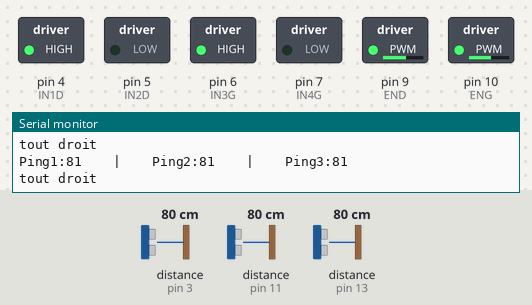
Bench run of a sketch on a simulated Arduino Uno, built with avr-gcc and run on an emulated ATmega328P. Shown: switched loads named in the sketch (green lamp = pin HIGH), the last lines printed to the serial monitor. Dashed ring = blinking. The test bench sets the inputs (shaded band); at power-on: distance to the obstacle (sensors on pin 3, pin 11, pin 13) 80 cm. The echo pulse lasts 58.3 µs per cm.

Above: at 1.2 s.
1.3 s: distance to the obstacle (sensor on pin 3) set to 2 cm
At 2.4 s:
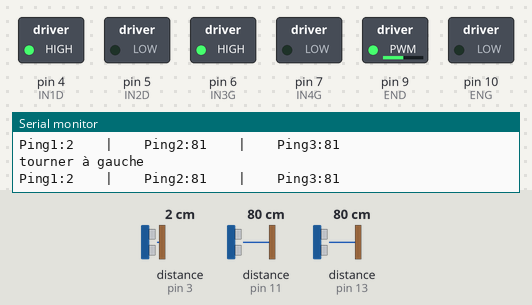
3.2 s: distance to the obstacle (sensor on pin 11) set to 33 cm
6.2 s: distance to the obstacle (sensor on pin 11) set to 28 cm
At 6.9 s:
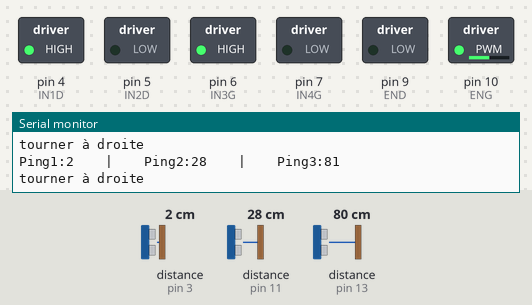
7.7 s: distance to the obstacle (sensor on pin 13) set to 33 cm
10.7 s: distance to the obstacle (sensor on pin 13) set to 27 cm
At 11.1 s:
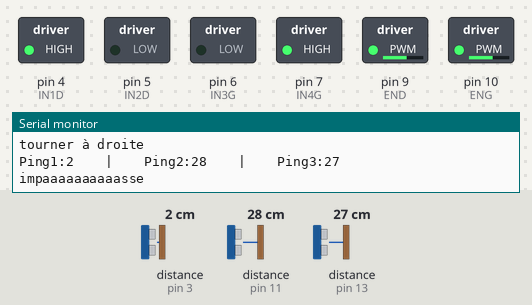
12.2 s: distance to the obstacle (sensor on pin 3) set to 23 cm
13.7 s: distance to the obstacle (sensor on pin 3) set to 28 cm
At 14.72 s:
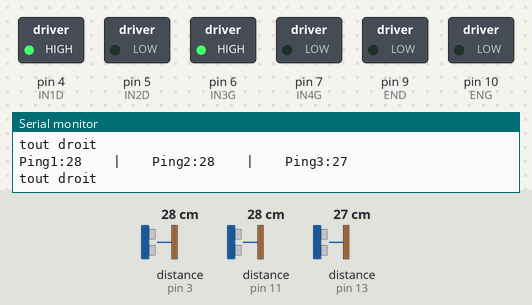
Timing chart, 0 to 17.7 s (numbered marks = the images above; inputs shaded):
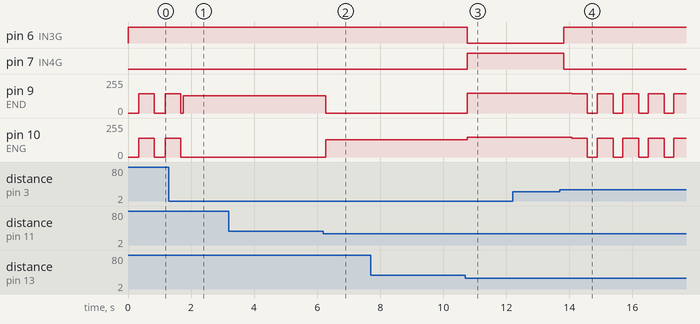

Measured:
- the behaviour switches between 30 and 29 cm on distance to the obstacle (sensor on pin 11) (found by bisection; images 1 and 2)
- the behaviour switches between 30 and 29 cm on distance to the obstacle (sensor on pin 13) (found by bisection; images 2 and 3)
- the behaviour switches between 25 and 26 cm on distance to the obstacle (sensor on pin 3) (found by bisection; images 3 and 4)
- after the input at 1.3 s, pin 10 (ENG): goes on until 1.7 s, then stays 0/255
- after the input at 6.2 s, pin 9 (END): 128/255 → 0/255 after 0.07 s; pin 10 (ENG): 0/255 → 128/255 after 0.07 s
- after the input at 10.7 s, pin 6 (IN3G): HIGH → LOW after 0.06 s; pin 7 (IN4G): LOW → HIGH after 0.06 s; pin 9 (END): 0/255 → 150/255 after 0.06 s; pin 10 (ENG): 128/255 → 150/255 after 0.06 s
- after the input at 13.7 s, pin 6 (IN3G): LOW → HIGH after 0.12 s; pin 7 (IN4G): HIGH → LOW after 0.12 s; pin 9 (END): alternates 145/255 for 0.50 s and 0/255 for 0.31 s, starting after 0.37 s; pin 10 (ENG): alternates 140/255 for 0.50 s and 0/255 for 0.31 s, starting after 0.37 s

The sketch:

CodeProjetBluetooth.ino.ino
```cpp
//### Importation des bibliothèques qui nous seront utiles lors de notre projet
#include <NewPing.h> //Utile pour les capteurs HC-SR04
#include <SoftwareSerial.h> //Utile pour le module Bluetooth

//### Définition de variables utiles pour les sensors
#define TRIGGER_PIN1  2   //trig sensor (1) frontal
#define ECHO_PIN1     3   //echo sensor (1) frontal
#define TRIGGER_PIN2  8   //trig sensor (2) gauche
#define ECHO_PIN2     11  //echo sensor (2) gauche
#define TRIGGER_PIN3  12  //trig sensor (3) droite
#define ECHO_PIN3  13     //echo sensor (3) droite
#define MAX_DISTANCE 400

NewPing sonar1(TRIGGER_PIN1, ECHO_PIN1, MAX_DISTANCE);//sensor frontal
NewPing sonar2(TRIGGER_PIN2, ECHO_PIN2, MAX_DISTANCE);//sensor gauche
NewPing sonar3(TRIGGER_PIN3, ECHO_PIN3, MAX_DISTANCE);//sensor droite

//### Définition des variables utiles pour les moteurs

//-- MOTEUR DROIT --
int END=9; //Connecté à Arduino pin 9 (sortie PWM)
int IN1D=4; //Connecté à Arduino pin 4
int IN2D=5; //Connecté à Arduino pin 5
//-- MOTEUR GAUCHE --
int ENG=10; //Connecté à Arduino pin 10(Sortie PWM)
int IN3G=6; //Connecté à Arduino pin 6
int IN4G=7; //Connecté à Arduino pin 7

//###Définition des variables utiles pour le Bluetooth
#define RX 14 // /!\ Revoir les numéros de port
#define TX 15 // /!\ Revoir les numéros de port
SoftwareSerial BlueT(RX,TX);
char Data;

void setup() {

  Serial.begin(9600);
  pinMode(END,OUTPUT); // Configurer
  pinMode(ENG,OUTPUT); // les broches
  pinMode(IN1D,OUTPUT); // comme sortie
  pinMode(IN2D,OUTPUT);
  pinMode(IN3G,OUTPUT);
  pinMode(IN4G,OUTPUT);
  digitalWrite(END,LOW);// Moteur Droit - Ne pas tourner
  digitalWrite(ENG,LOW);// Moteur Gauche - Ne pas tourner
//initialiser le sens (vers l'avant)
  digitalWrite(IN1D,HIGH );//sens avant roue droite
  digitalWrite(IN2D,LOW);//sens avant roue droite
  digitalWrite(IN3G,HIGH);//sens avant roue gauche
  digitalWrite(IN4G,LOW);//sens avant roue gauche
  BlueT.begin(9600); //Initialise le bluetooth
}

void loop() {
//Affichage du résultat des différents ping utiles dans l'appli Bluetooth
  BlueT.print("*1"+String(sonar1.ping_cm())+"*");
  BlueT.print("*3"+String(sonar2.ping_cm())+"*");
  BlueT.print("*4"+String(sonar3.ping_cm())+"*");
//Affichage du résultat des différents ping utiles pour les tests
  Serial.print("Ping1:");
  Serial.print(sonar1.ping_cm());
  Serial.print("    |    ");
  Serial.print("Ping2:");
  Serial.print(sonar2.ping_cm());
  Serial.print("    |    ");
  Serial.print("Ping3:");
  Serial.println(sonar3.ping_cm());

if(sonar1.ping_cm()>25 && sonar2.ping_cm()>9 && sonar3.ping_cm()>9){ //S'il n'y a rien devant et que le robot est bien centré aller tout droit
  toutDroit();
} else if(sonar1.ping_cm()>=25 && sonar2.ping_cm()<=11 && sonar3.ping_cm()>11){ //S'il n'y a rien devant mais que le robot est trop à gauche, on tourne vers la droite
  rectifierADroite();
} else if(sonar1.ping_cm()>=25 && sonar2.ping_cm()>=11 && sonar3.ping_cm()<=11){ //S'il n'y a rien devant mais que le robot est trop à droite, on tourne vers la gauche
  rectifierAGauche();
/*} else if (sonar1.ping_cm()<12 && sonar2.ping_cm()<12 && sonar3.ping_cm()<12){ //S'il n'y a pas assez de distance ni devant, ni à gauche, ni à droite : on fait demi-tour
  impasse();*/
} else if(sonar1.ping_cm()<25) {//obstacle devant
  //arret();
  if(sonar2.ping_cm()>30) { //si c'est loin à gauche, on tourne à gauche
    tournerAGauche();
  } else if (sonar2.ping_cm()<30 && sonar3.ping_cm()>30) { //si on n'a pas de place à gauche mais à droite alors on va à droite
    tournerADroite();
  } else if (sonar2.ping_cm()<30 && sonar3.ping_cm()<30) { //si pas de place ni à gauche ni à droite, on fait demi-tour
    impasse();
  }
}
} //fin de void loop()

void toutDroit () {
  Serial.println("tout droit");
  BlueT.print("*2J'avance tout droit*");
  digitalWrite(IN1D,HIGH);//sens
  digitalWrite(IN2D,LOW);//avant roue droite
  digitalWrite(IN3G,HIGH);//sens avant
  digitalWrite(IN4G,LOW);//roue gauche

  delay(250);
  analogWrite(END,145);
  analogWrite(ENG,140);
  delay(500);
  analogWrite(END,0);
  analogWrite(ENG,0);
}

void rectifierADroite (){
  Serial.println("rectifier à droite ");
  BlueT.print("*2Je rectifie a droite*");
  digitalWrite(IN1D,HIGH);
  digitalWrite(IN2D,LOW);
  digitalWrite(IN3G,HIGH);
  digitalWrite(IN4G,LOW);

  delay(250);
  analogWrite(END,130);
  analogWrite(ENG,140);
  delay(500);
  analogWrite(END,0);
  analogWrite(ENG,0);


}

void rectifierAGauche(){
  Serial.println("rectifier à gauche ");
  BlueT.print("*2Je rectifie a gauche*");
  digitalWrite(IN1D,HIGH );
  digitalWrite(IN2D,LOW);
  digitalWrite(IN3G,HIGH);
  digitalWrite(IN4G,LOW);

  delay(250);
  analogWrite(END,140);//120 170
  analogWrite(ENG,130);
  delay(500);
  analogWrite(END,0);
  analogWrite(ENG,0);

}

void impasse(){
  Serial.println("impaaaaaaaaaasse");
  BlueT.print("*2Je fais demi-tour*");
  digitalWrite(IN1D,HIGH );
  digitalWrite(IN2D,LOW);
  //roue gauche en sens inverse pour le faire tourner sur lui-même
  digitalWrite(IN3G,LOW);
  digitalWrite(IN4G,HIGH);
  //demi tour vers la gauche
  analogWrite(END,150);
  analogWrite(ENG,150);
  delay(700);
}

void arret(){
  Serial.println("arrêt");
  analogWrite(END,0);
  analogWrite(ENG,0);
  BlueT.print("*2Je m'arrete*");
}

void tournerAGauche(){ //techniquement c'est pareil que impasse
    Serial.println("tourner à gauche");
    BlueT.print("*2Je tourne a gauche*");
    digitalWrite(IN1D,HIGH );
    digitalWrite(IN2D,LOW);
    digitalWrite(IN3G,HIGH);
    digitalWrite(IN4G,LOW);
    //demi tour vers la gauche
    analogWrite(END,128);
    analogWrite(ENG,0);

}

void tournerADroite(){
    Serial.println("tourner à droite");
    BlueT.print("*2Je tourne a droite*");
    //On met le moteur droit en sens inverse
    digitalWrite(IN1D,HIGH );
    digitalWrite(IN2D,LOW);
    digitalWrite(IN3G,HIGH);
    digitalWrite(IN4G,LOW);
    //demi tour vers la droite
    analogWrite(END,0);
    analogWrite(ENG,128);
}
```
